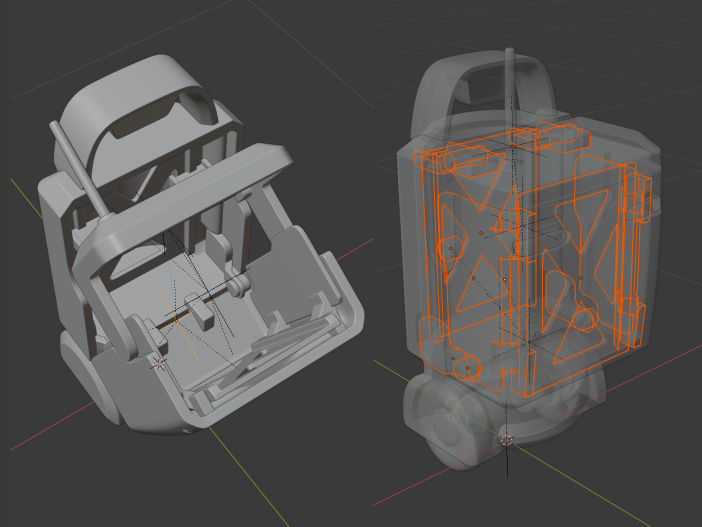
#> input picture img/1104_ADV.jpg, 1404 x 1053 px, given as the content of the folder ./img/20/, which was not available (shown at 1/2 size)
$ python thumbnail.py
#> lines starting #> are read from the running program, lines starting #| are printed output that depends on the picture
#! python3
import os
import copy
import re
import logging as log
from PIL import Image

# Debug
# -------------------------------------------------
log.basicConfig(level=log.DEBUG, format='%(asctime)s | %(levelname)s | %(message)s')

# 0:
# -------------------------------------------------

year = 20
quarter = 3

source_image_dir = './img/' + str(year) + '/'
thumbnail_image_dir = './img/tmb/' + str(year) + '/'
html_dir = './html/' + str(year) + 'Q'+ str(quarter) + '.html'

log.debug('source_image_dir: ' + source_image_dir)
log.debug('thumbnail_image_dir: ' + thumbnail_image_dir)
log.debug('html_dir: ' + html_dir)


# 1: リスト作成
# -------------------------------------------------

# ファイルリスト取得
source_image_list = os.listdir(source_image_dir)
thumbnail_image_list = os.listdir(thumbnail_image_dir)

# jpg,pngのリストを作成
match_extension_regex = re.compile(r'\w+\.jpg|\w+\.png', re.I)
jpg_png_list = match_extension_regex.findall(str(source_image_list))

# jpg,pngのリストから、128KB以上かつ480*360px以上のファイルリストを作成
large_image_list = list(range(0))
for i in range(len(jpg_png_list)):
    if os.path.getsize(source_image_dir + jpg_png_list[i]) > 128000:
        tmp_img_obj = Image.open(source_image_dir + jpg_png_list[i])
#> tmp_img_obj is the input picture: PIL image 1404x1053 RGB; mean R, G, B 84.7, 82.3, 80.5
        if (tmp_img_obj.width * tmp_img_obj.height) > 172800: # == 480*360
            large_image_list.append(jpg_png_list[i])

# 重量級画像かつサムネイル未整備のリストを作成
candidate_list = list(range(0))
for i in range(len(large_image_list)):
    tmp_name = large_image_list[i].split('.')[0]
    if not any(s.startswith(r'tmb_' + tmp_name) for s in thumbnail_image_list):
        candidate_list.append(large_image_list[i])

log.debug('candidate_list: ' + str(candidate_list))


# 2: サムネイル画像作成・保存
# -------------------------------------------------

# 候補リストに基づいて画像を読む
for i in range(len(candidate_list)):
    image_obj = Image.open(source_image_dir + candidate_list[i])
    image_obj = image_obj.convert('RGB') # 必要???
    # アスペクト比によって別処理
    pixel_width = image_obj.width
#> pixel_width = 1404
    pixel_height = image_obj.height
#> pixel_height = 1053
    if pixel_width > pixel_height:
        # 横長ならそのままリサイズ
        image_obj.thumbnail((480, 360), Image.LANCZOS)
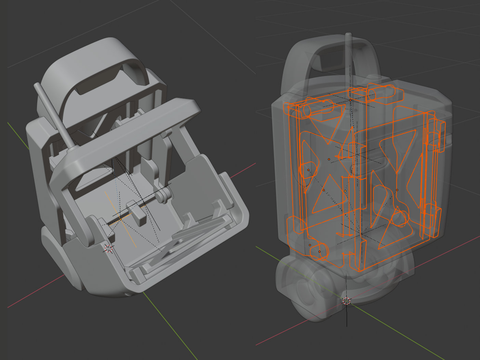
#> image_obj: PIL image 480x360 RGB; mean R, G, B 84.7, 82.3, 80.5
    else:
        # 縦長なら正方形にクリッピングしてリサイズ
        image_obj = image_obj.crop((0, (pixel_height - pixel_width)/2, pixel_width, pixel_width + (pixel_height - pixel_width)/2))
        image_obj.thumbnail((360, 360), Image.LANCZOS)

    tmp_name = candidate_list[i].split('.')[0]
    image_obj.save(thumbnail_image_dir + 'tmb_' + tmp_name + '.jpg', quality=100)
    log.debug('tmp_name: ' + thumbnail_image_dir + 'tmb_' + tmp_name + '.jpg')


# 3: html向けの文字列リストを作成
# -------------------------------------------------

source_image_list.sort(reverse=True)

# このクオーターに属するものを抽出する（ひとまずこれで…

base_num = int((quarter-1) * 3)
date_code = (
    str(year) + str(base_num + 1).zfill(2),
    str(year) + str(base_num + 2).zfill(2),
    str(year) + str(base_num + 3).zfill(2)
    )

log.debug('date_code: ' + str(date_code))

# 名前リストを作成
image_name_list = list(range(0))
for i in range(len(source_image_list)):
    tmp_file_name = source_image_list[i].split('.')[0]
    if tmp_file_name.startswith(date_code):
        image_name_list.append(tmp_file_name)

log.debug('image_name_list: ' + str(image_name_list))

# サムネイルリストを最新の状態に更新する
thumbnail_image_list = os.listdir(thumbnail_image_dir)

# htmlに入れたい文字列のリストを取得
add_list = list(range(0))
for i in range(len(image_name_list)):
    if any( s.startswith(r'tmb_' + image_name_list[i]) for s in thumbnail_image_list):
        add_list.append(r'tmb_' + image_name_list[i] + r'.jpg')
    else:
        add_list.append(source_image_list[i])

log.debug('add_list: ' + str(add_list))


# 4: html形式の文字列に成形
# -------------------------------------------------

# ひどい　後で直す
for i in range(len(image_name_list)):
    if add_list[i].startswith(r'tmb_'):
        add_list[i] = r'            <section><p>' + image_name_list[i] + r'</p><a href=".' + source_image_dir + source_image_list[i] + r'"><img src=".' + thumbnail_image_dir + add_list[i] + r'"></a></section>'
    else:
        add_list[i] = r'            <section><p>' + image_name_list[i] + r'</p><a href=".' + source_image_dir + source_image_list[i] + r'"><img src=".' + source_image_dir + add_list[i] + r'"></a></section>'

html_article = '\n'.join(add_list)
html_article += '\n        '

log.debug('html_article: ' + str(html_article))


# 5: htmlに反映
# -------------------------------------------------

# htmlファイルの読み込み
#> (the run stopped early here; a loop or call above may not have finished)

$ run again, on img/191105_CT.jpg
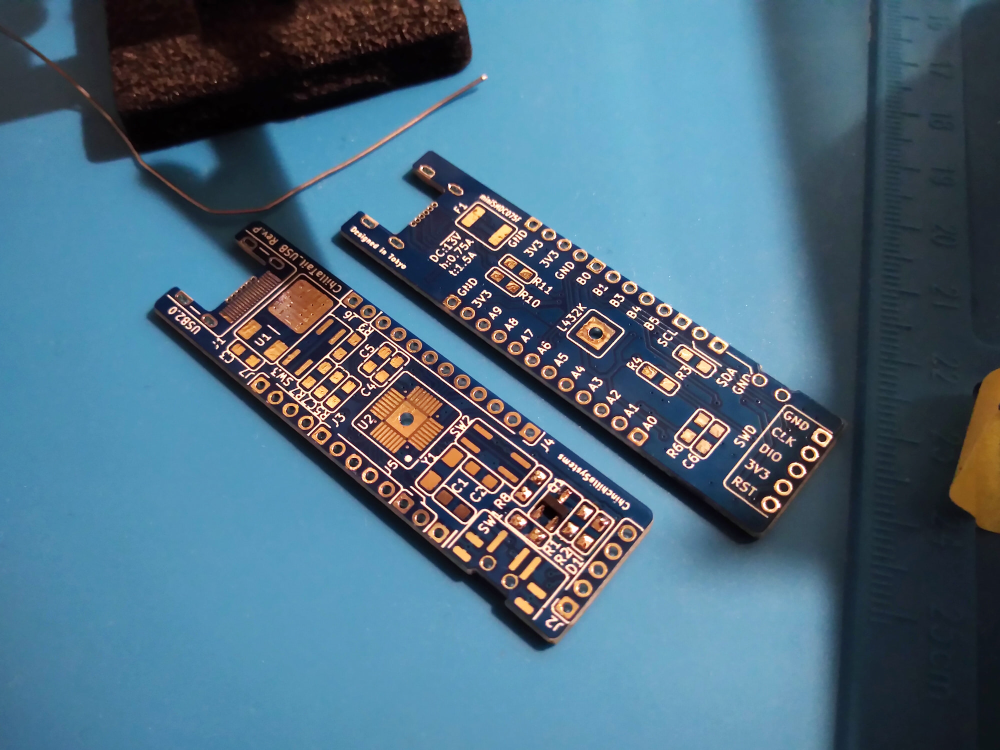
#> input picture img/191105_CT.jpg, 2000 x 1500 px, given as the content of the folder ./img/20/, which was not available (shown at 1/2 size)
#> tmp_img_obj is the input picture: PIL image 2000x1500 RGB; mean R, G, B 78.3, 109, 128.1
#> `image_obj.thumbnail((480, 360), Image.LANCZOS)`:
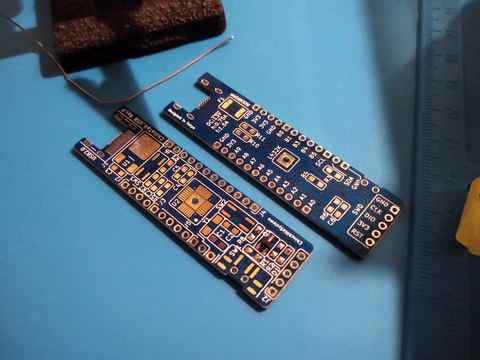
#> image_obj: PIL image 480x360 RGB; mean R, G, B 78.4, 109.1, 128.2
